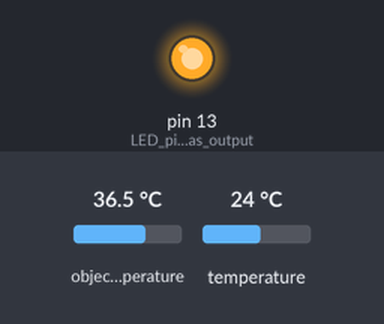
Simulated run of this sketch. Board: Arduino Uno, built with avr-gcc and run on an emulated ATmega328P. Parts: output pins drawn as LEDs (lit = HIGH). The test bench sets the inputs (shaded band); at power-on: object temperature 36.5 °C, temperature 24 °C. What the sketch prints to the serial monitor is not drawn.

Above: at 5.1 s.
At 10.6 s:
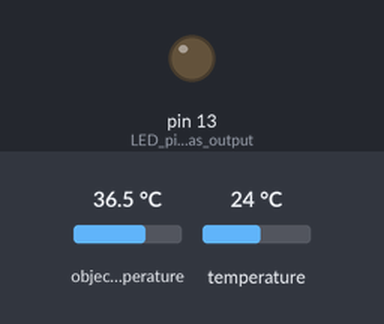
Timing chart, 0 to 14.4 s (numbered marks = the images above):
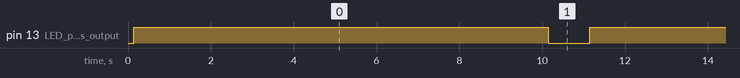

The sketch:

lcd.ino
```cpp
/******************************************************************************
MLX90614_Serial_Demo.ino
Serial output example for the MLX90614 Infrared Thermometer

This example reads from the MLX90614 and prints out ambient and object
temperatures every half-second or so. Open the serial monitor and set the
baud rate to 9600.

Hardware Hookup (if you're not using the eval board):
MLX90614 ------------- Arduino
  VDD ------------------ 3.3V
  VSS ------------------ GND
  SDA ------------------ SDA (A4 on older boards) (pin 20)
  SCL ------------------ SCL (A5 on older boards) (pin 21)

An LED can be attached to pin 8 to monitor for any read errors.

Jim Lindblom @ SparkFun Electronics
October 23, 2015
https://github.com/sparkfun/SparkFun_MLX90614_Arduino_Library

Development environment specifics:
Arduino 1.6.5
SparkFun IR Thermometer Evaluation Board - MLX90614
******************************************************************************/

#include <Wire.h> // I2C library, required for MLX90614
#include <SparkFunMLX90614.h> //Click here to get the library: http://librarymanager/All#Qwiic_IR_Thermometer by SparkFun
#include <SoftwareSerial.h>

#define TxPin 14
#define num 17

SoftwareSerial mySerial = SoftwareSerial(255, TxPin);

IRTherm therm; // Create an IRTherm object to interact with throughout

int durs[num]  = {211, 211, 211, 210, 210,
                211, 211, 211, 211, 211, 211, 211, 210, 210, 211, 211, 212
};
int octs[num]  = {215, 215, 215, 215, 215,
                215, 215, 215, 215, 215, 215, 215, 215, 215, 215, 215, 215
};
int notes[num] = {220, 220, 220, 220, 220,
                220, 225, 232, 220, 220, 220, 220, 220, 220, 220, 225, 232
};

void setup()
{
  Serial.begin(9600); // Initialize Serial to log output
  mySerial.begin(9600);
  delay(100);
  mySerial.write(12); // clear
  delay(10);
  mySerial.write(22); // no cursor no blink
  delay(10);
  mySerial.write(17); // backlight
  delay(10);
  Wire.begin(); //Joing I2C bus

  if (therm.begin() == false){ // Initialize thermal IR sensor
    Serial.println("Qwiic IR thermometer did not acknowledge! Freezing!");
    while(1);
  }
  Serial.println("Qwiic IR Thermometer did acknowledge.");

  therm.setUnit(TEMP_F); // Set the library's units to Farenheit (sic)
  // Alternatively, TEMP_F can be replaced with TEMP_C for Celsius or
  // TEMP_K for Kelvin.

  pinMode(LED_BUILTIN, OUTPUT); // LED pin as output


}
void iceicebaby(){
  for(long k=0; k<num; k++){

    mySerial.write(durs[k]); mySerial.write(octs[k]); mySerial.write(notes[k]);
    int len = 214 - durs[k];
    float del = 2000 / pow(2, len);
    delay(int(del*1.1));
  }
}
void loop() {
  digitalWrite(LED_BUILTIN, HIGH);

  // Call therm.read() to read object and ambient temperatures from the sensor.
  if (therm.read()) // On success, read() will return 1, on fail 0.
  {
    // Use the object() and ambient() functions to grab the object and ambient
  // temperatures.
  // They'll be floats, calculated out to the unit you set with setUnit().
    Serial.print("Object: " + String(therm.object(), 2));
    Serial.println("F");
    Serial.print("Ambient: " + String(therm.ambient(), 2));
    Serial.println("F");
    Serial.println();
    if (therm.object() < 50){
    iceicebaby();
  }
    delay(10000);
  }
  digitalWrite(LED_BUILTIN, LOW);
  delay(1000);
}
```

Measured:
- by itself, pin 13 (LED_pin_as_output): alternates HIGH for 10.0 s and LOW for 1.0 s
